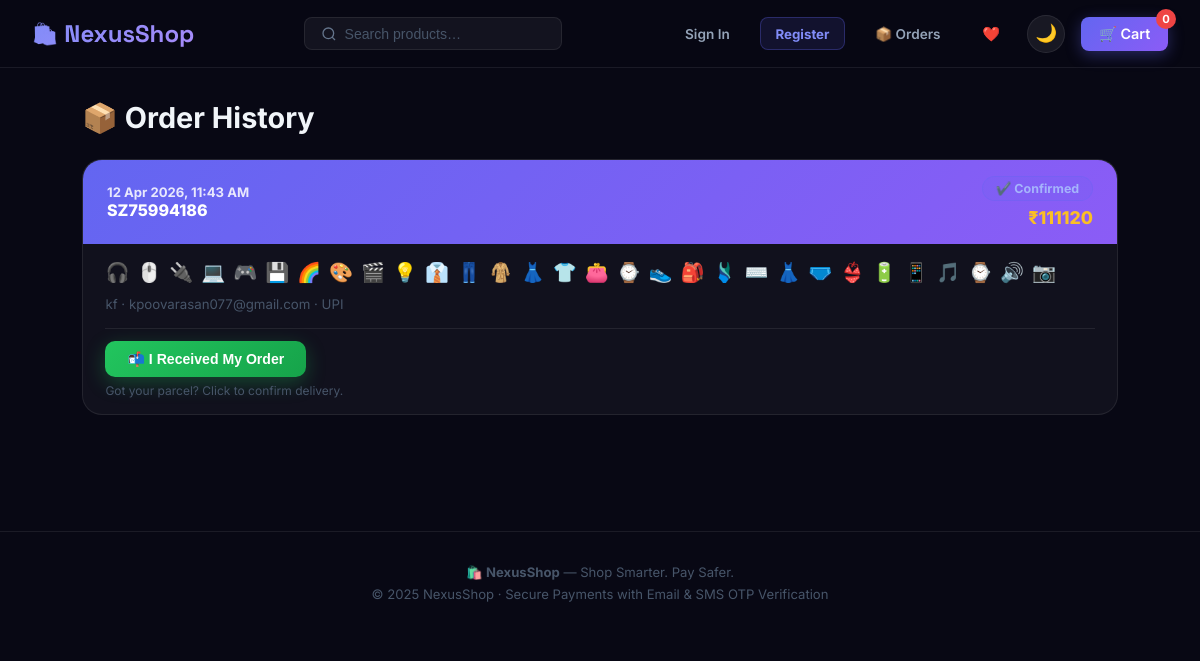
The page /orders on the database its author committed.
### models.py (models this page shows, shortened)
class Order(db.Model):
    __tablename__ = "orders"
    id=db.Column(db.Integer,primary_key=True)
    order_id=db.Column(db.String(20),unique=True,nullable=False)
    customer_name=db.Column(db.String(120),nullable=False)
    customer_email=db.Column(db.String(120),nullable=False)
    customer_phone=db.Column(db.String(15),nullable=False)
    address=db.Column(db.Text,nullable=False)
    payment_method=db.Column(db.String(30),nullable=False)
    payment_detail=db.Column(db.String(120))
    items_json=db.Column(db.Text,nullable=False)
    subtotal=db.Column(db.Float,nullable=False)
    tax=db.Column(db.Float,nullable=False)
    total=db.Column(db.Float,nullable=False)
    status=db.Column(db.String(30),default="Confirmed")
    created_at=db.Column(db.DateTime,default=datetime.utcnow)
    @property
    def items(self):
        try: return json.loads(self.items_json) if self.items_json else []
        except: return []

### app.py (the view)
@app.route("/orders")
def orders():
    all_orders = Order.query.order_by(Order.created_at.desc()).limit(10).all()
    return render_template("orders.html", orders=all_orders, currency=config.CURRENCY)

### templates/orders.html (shortened to what this page needs)
{% extends "base.html" %}
{% block content %}
<div class="page-container">
  <div class="page-title">📦 Order History</div>
  {% if orders %}
  <div style="display:flex;flex-direction:column;gap:1.2rem;">
    {% for order in orders %}
    <div class="order-card" id="order-{{ order.order_id }}">
      <div class="order-card-header">
        <div>
          <div class="order-number">{{ order.created_at.strftime('%d %b %Y, %I:%M %p') }}</div>
          <div style="font-size:1rem;font-weight:800;color:white;">{{ order.order_id }}</div>
        </div>
        <div style="text-align:right;display:flex;flex-direction:column;align-items:flex-end;gap:0.4rem;">
          {% if order.status == 'Delivered' %}
            <span class="order-status-badge" style="background:rgba(34,197,94,0.15);color:#4ade80;border:1px solid rgba(34,197,94,0.3);">✅ Delivered</span>
          {% elif order.status == 'Dispatched' %}
            <span class="order-status-badge" style="background:rgba(6,182,212,0.15);color:#22d3ee;border:1px solid rgba(6,182,212,0.3);">🚚 Dispatched</span>
          {% elif order.status == 'Processing' %}
            <span class="order-status-badge" style="background:rgba(251,191,36,0.15);color:#fbbf24;border:1px solid rgba(251,191,36,0.3);">🔄 Processing</span>
          {% elif order.status == 'Cancelled' %}
            <span class="order-status-badge" style="background:rgba(239,68,68,0.15);color:#f87171;border:1px solid rgba(239,68,68,0.3);">❌ Cancelled</span>
          {% else %}
            <span class="order-status-badge" style="background:rgba(99,102,241,0.15);color:#a5b4fc;border:1px solid rgba(99,102,241,0.3);">✔️ Confirmed</span>
          {% endif %}
          <div style="font-size:1.1rem;font-weight:800;color:var(--gold);">{{ currency }}{{ order.total|int }}</div>
        </div>
      </div>
      <div class="order-card-body" style="padding:1rem 1.4rem;">
        <div style="display:flex;gap:0.5rem;flex-wrap:wrap;margin-bottom:0.7rem;">
          {% for item in order.items %}
          <span style="font-size:1.2rem;" title="{{ item.name }}">{{ item.emoji }}</span>
          {% endfor %}
        </div>
        <div style="font-size:0.83rem;color:var(--text-muted);margin-bottom:1rem;">
          {{ order.customer_name }} · {{ order.customer_email }} · {{ order.payment_method|upper }}
        </div>
        {% if order.status != 'Delivered' and order.status != 'Cancelled' %}
        <div style="padding-top:0.8rem;border-top:1px solid var(--border);">
          <button onclick="markReceived('{{ order.order_id }}')"
                  id="recv-btn-{{ order.order_id }}"
                  style="display:inline-flex;align-items:center;gap:8px;background:linear-gradient(135deg,#22c55e,#16a34a);color:#fff;font-weight:700;font-size:0.88rem;padding:10px 22px;border-radius:10px;border:none;cursor:pointer;box-shadow:0 6px 20px rgba(34,197,94,0.3);transition:opacity 0.2s;">
            📬 I Received My Order
          </button>
          <div style="font-size:0.75rem;color:var(--text-muted);margin-top:6px;">Got your parcel? Click to confirm delivery.</div>
        </div>
        {% else %}
        <div style="padding-top:0.8rem;border-top:1px solid var(--border);">
          <div style="font-size:0.82rem;color:#4ade80;">✅ You confirmed delivery of this order.</div>
        </div>
        {% endif %}
      </div>
    </div>
    {% endfor %}
  </div>
  {% endif %}
</div>
{% endblock %}

### templates/base.html (shortened to what this page needs)
<!DOCTYPE html>
<html lang="en">
<head>
  <link rel="stylesheet" href="{{ url_for('static', filename='css/style.css') }}">
</head>
<body>
<nav class="navbar" id="navbar">
  <a href="/" class="nav-brand"><span>🛍️</span> NexusShop</a>
  <form class="nav-search" action="/" method="get" id="search-form">
    <svg width="16" height="16" fill="none" stroke="#64748b" stroke-width="2" viewBox="0 0 24 24"><circle cx="11" cy="11" r="8"/><path d="m21 21-4.35-4.35"/></svg>
    <input type="text" name="q" placeholder="Search products…" value="{{ request.args.get('q','') }}" autocomplete="off" id="search-input">
  </form>
  <div class="nav-actions">
    {% if session.get('user_id') %}
    <span style="color:var(--text-secondary);font-size:0.85rem;">👤 {{ session.get('user_name','') }}</span>
    <a href="/logout" style="color:var(--text-muted);font-size:0.83rem;font-weight:600;padding:0.45rem 0.9rem;border:1px solid var(--border);border-radius:8px;transition:all 0.2s;" onmouseover="this.style.borderColor='var(--accent)'" onmouseout="this.style.borderColor='var(--border)'">Sign Out</a>
    {% else %}
    <a href="/login" style="color:var(--text-secondary);font-size:0.85rem;font-weight:600;padding:0.45rem 0.9rem;border-radius:8px;transition:color 0.2s;" onmouseover="this.style.color='white'" onmouseout="this.style.color='var(--text-secondary)'">Sign In</a>
    <a href="/register" style="background:rgba(99,102,241,0.12);color:#818cf8;font-size:0.83rem;font-weight:700;padding:0.45rem 0.9rem;border:1px solid rgba(99,102,241,0.3);border-radius:8px;transition:all 0.2s;" onmouseover="this.style.background='rgba(99,102,241,0.2)'" onmouseout="this.style.background='rgba(99,102,241,0.12)'">Register</a>
    {% endif %}
    <a href="/orders" style="color:var(--text-secondary);font-size:0.85rem;font-weight:600;padding:0.45rem 0.9rem;border-radius:8px;transition:color 0.2s;" onmouseover="this.style.color='white'" onmouseout="this.style.color='var(--text-secondary)'">📦 Orders</a>
    <a href="/api/wishlist" class="wishlist-nav-btn" id="wl-nav-btn" title="Wishlist">
      ❤️ <span class="wl-badge" id="wl-count">0</span>
    </a>
    <button id="theme-toggle" onclick="toggleTheme()" class="theme-toggle-btn" title="Toggle Dark/Light mode">🌙</button>
    <a href="/cart" class="cart-btn" id="cart-btn">
      🛒 Cart
      <span class="cart-badge" id="cart-badge">{{ cart_count|default(0) }}</span>
    </a>
  </div>
</nav>
{% block content %}{% endblock %}
<footer>
  <div style="margin-bottom:0.4rem;">🛍️ <strong>NexusShop</strong> — Shop Smarter. Pay Safer.</div>
  <div>© 2025 NexusShop · Secure Payments with Email &amp; SMS OTP Verification</div>
</footer>
</body>
</html>

### static/css/style.css (style rules this page uses)
*, *::before, *::after { box-sizing: border-box; margin: 0; padding: 0; }
:root { --bg-primary: #080814; --bg-secondary: #0d0d20; --bg-card: rgba(255,255,255,0.04); --border: rgba(255,255,255,0.08); --border-hover: rgba(99,102,241,0.4); --accent: #6366f1; --accent-2: #8b5cf6; --accent-3: #f97316; --gold: #fbbf24; --green: #22c55e; --red: #ef4444; --text-primary: #f1f5f9; --text-secondary:#94a3b8; --text-muted: #475569; --shadow-lg: 0 20px 60px rgba(0,0,0,0.5); --radius-sm: 8px; --radius-md: 14px; --radius-lg: 20px; --radius-xl: 28px; }
html { scroll-behavior: smooth; }
body { font-family: 'Inter', sans-serif; background: var(--bg-primary); color: var(--text-primary); min-height: 100vh; overflow-x: hidden; transition: background 0.3s, color 0.3s; }
.theme-toggle-btn { background: rgba(255,255,255,0.07); border: 1px solid var(--border); border-radius: 50%; width: 38px; height: 38px; font-size: 1.1rem; cursor: pointer; display: flex; align-items: center; justify-content: center; transition: background 0.2s, transform 0.15s; flex-shrink: 0; }
a { color: inherit; text-decoration: none; }
.navbar { position: sticky; top: 0; z-index: 1000; background: rgba(8,8,20,0.92); backdrop-filter: blur(20px); border-bottom: 1px solid var(--border); padding: 0 2rem; height: 68px; display: flex; align-items: center; justify-content: space-between; transition: box-shadow 0.3s; }
.nav-brand { font-family: 'Space Grotesk', sans-serif; font-size: 1.5rem; font-weight: 700; background: linear-gradient(135deg, #818cf8, #a78bfa); -webkit-background-clip: text; -webkit-text-fill-color: transparent; display: flex; align-items: center; gap: 0.4rem; }
.nav-brand span { font-size: 1.3rem; }
.nav-actions { display: flex; align-items: center; gap: 1rem; }
.nav-search { display: flex; align-items: center; background: rgba(255,255,255,0.05); border: 1px solid var(--border); border-radius: var(--radius-sm); padding: 0.45rem 1rem; gap: 0.5rem; transition: border-color 0.2s; }
.nav-search input { background: none; border: none; outline: none; color: var(--text-primary); font-size: 0.88rem; width: 200px; }
.nav-search input::placeholder { color: var(--text-muted); }
.cart-btn { position: relative; background: linear-gradient(135deg, var(--accent), var(--accent-2)); color: white; border: none; cursor: pointer; border-radius: var(--radius-sm); padding: 0.5rem 1.1rem; font-size: 0.9rem; font-weight: 600; display: flex; align-items: center; gap: 0.5rem; transition: all 0.2s; box-shadow: 0 4px 15px rgba(99,102,241,0.35); }
.cart-badge { position: absolute; top: -8px; right: -8px; background: var(--red); color: white; font-size: 0.7rem; font-weight: 700; min-width: 20px; height: 20px; border-radius: 999px; display: flex; align-items: center; justify-content: center; transition: transform 0.3s cubic-bezier(0.34,1.56,0.64,1); }
.page-container { max-width: 1100px; margin: 0 auto; padding: 2rem; }
.page-title { font-size: 1.8rem; font-weight: 700; margin-bottom: 1.5rem; }
.order-card { background: var(--bg-card); border: 1px solid var(--border); border-radius: var(--radius-lg); overflow: hidden; margin-bottom: 1.2rem; }
.order-card-header { background: linear-gradient(135deg, var(--accent), var(--accent-2)); padding: 1rem 1.5rem; display: flex; justify-content: space-between; align-items: center; }
.order-number { font-size: 0.82rem; font-weight: 700; color: rgba(255,255,255,0.85); }
.order-status-badge { background: rgba(255,255,255,0.2); color: white; padding: 0.25rem 0.8rem; border-radius: 999px; font-size: 0.78rem; font-weight: 700; }
.order-card-body { padding: 1.4rem; }
footer { border-top: 1px solid var(--border); padding: 2rem; text-align: center; color: var(--text-muted); font-size: 0.82rem; margin-top: 4rem; }
.wishlist-nav-btn { position: relative; color: var(--text-secondary); font-size: 0.9rem; font-weight: 600; padding: 0.45rem 0.7rem; border-radius: 8px; transition: color 0.2s; text-decoration: none; }

### rows shown on the page
Order: created_at "12 Apr 2026, 11:43 AM", order_id "SZ75994186", status "✔️ Confirmed", currency "₹", total "111120", emoji "🎧" "🖱️" "🔌" "💻" "🎮" "💾" "🌈" "🎨" "🎬" "💡" "👔" "👖" "🧥" "👗" "👕" "👛" "⌚" "👟" "🎒" "🩱" "⌨️" "👗" "🩲" "👙" "🔋" "📱" "🎵" "⌚" "🔊" "📷", customer_name "kf", customer_email "kpoovarasan077@gmail.com", payment_method "UPI"

### other values the page prints
{{ cart_count|default(0) }} "0"
